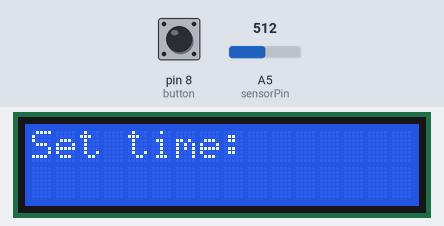
Recording of a sketch running on a simulated Arduino Uno, built with avr-gcc and run on an emulated ATmega328P. Shown: 16×2 character LCD. The inputs (shaded band) are chosen by the test bench; at power-on: pin 8 (button) HIGH, A5 (sensorPin) = 512.

Above: at 1.2 s.
1.3 s: pin 8 (button) pulled LOW for 1.2 s
At 2.8 s:
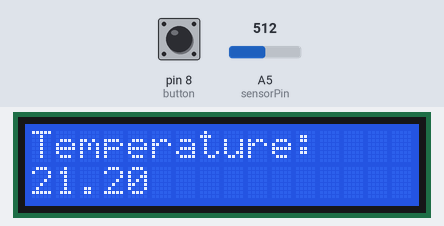
6.5 s: pin 8 (button) pulled LOW for 3.2 s
Timing chart, 0 to 9.5 s (numbered marks = the images above; inputs shaded):
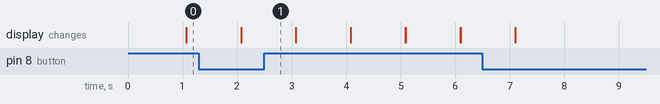

The sketch:

sketch_apr09a.ino
```cpp
#include <LiquidCrystal.h>

LiquidCrystal lcd(12, 11, 5, 4, 3, 2);
float ctemp, ftemp;
int sensorRead;
const int sensorPin = A5, button = 8;

void setup() {
  // put your setup code here, to run once:
  lcd.begin(16, 2);
  analogReference(INTERNAL);
  pinMode(sensorPin, INPUT);
  pinMode(button, INPUT);
}

void loop() {
  // put your main code here, to run repeatedly:
  while(digitalRead(button) != HIGH){
    sensorRead = analogRead(sensorPin);
    delayMicroseconds(105);
    ctemp = (sensorRead*500)/1023;
    ftemp = (ctemp * 1.8) + 32;
    lcd.setCursor(0, 0);
    lcd.print("Temperature:");
    lcd.setCursor(0,1);
    lcd.print(ftemp);
    delay(1000);
  }
  lcd.clear();
  lcd.setCursor(0, 0);
  lcd.print("Set time:");
  delay(1000);
  lcd.clear();
}
```

Measured:
- after the input at 1.3 s, the display: first differs from a run without the input after 0.78 s (image 1)
